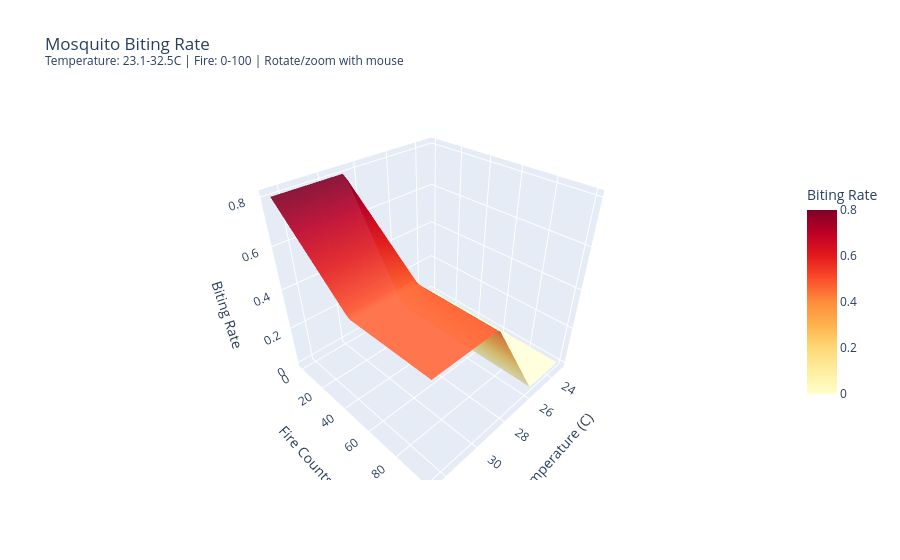

Notebook cell for this chart:
### Code cell
# ============================================================================
# PLOT 2: Biting Rate (Temperature x Fire)
# ============================================================================
Z2 = np.array([[a_with_fire(t, f, fire_smoke_effect) for t in temp_3d] for f in fire_3d])

fig2 = go.Figure()
fig2.add_trace(go.Surface(
    x=temp_3d, y=fire_3d, z=Z2,
    colorscale='YlOrRd',
    opacity=0.9,
    colorbar=dict(title='Biting Rate', len=0.6)
))

fig2.update_layout(
    title=f'Mosquito Biting Rate<br><sup>Temperature: {temp_3d.min():.1f}-{temp_3d.max():.1f}C | Fire: {fire_3d.min():.0f}-{fire_3d.max():.0f} | Rotate/zoom with mouse</sup>',
    scene=dict(
        xaxis_title='Temperature (C)',
        yaxis_title='Fire Counts',
        zaxis_title='Biting Rate'
    ),
    height=600
)

fig2.show()

### Figure 1 — Plotly figure (JSON) as saved in the notebook; plotly's stock layout.template omitted (floating-point values rounded to 4 significant figures; data arrays with more than 128 entries replaced by an {"elided": "..."} marker saying what was removed)
{"data": [{"colorbar": {"len": 0.6, "title": {"text": "Biting Rate"}}, "colorscale": [[0, "rgb(255,255,204)"], [0.125, "rgb(255,237,160)"], [0.25, "rgb(254,217,118)"], [0.375, "rgb(254,178,76)"], [0.5, "rgb(253,141,60)"], [0.625, "rgb(252,78,42)"], [0.75, "rgb(227,26,28)"], [0.875, "rgb(189,0,38)"], [1, "rgb(128,0,38)"]], "opacity": 0.9, "type": "surface", "x": [23.12, 23.31, 23.51, 23.7, 23.89, 24.08, 24.28, 24.47, 24.66, 24.85, 25.05, 25.24, 25.43, 25.62, 25.82, 26.01, 26.2, 26.39, 26.58, 26.78, 26.97, 27.16, 27.35, 27.55, 27.74, 27.93, 28.12, 28.32, 28.51, 28.7, 28.89, 29.08, 29.28, 29.47, 29.66, 29.85, 30.05, 30.24, 30.43, 30.62, 30.82, 31.01, 31.2, 31.39, 31.59, 31.78, 31.97, 32.16, 32.35, 32.55], "y": [0, 2.041, 4.082, 6.122, 8.163, 10.2, 12.24, 14.29, 16.33, 18.37, 20.41, 22.45, 24.49, 26.53, 28.57, 30.61, 32.65, 34.69, 36.73, 38.78, 40.82, 42.86, 44.9, 46.94, 48.98, 51.02, 53.06, 55.1, 57.14, 59.18, 61.22, 63.27, 65.31, 67.35, 69.39, 71.43, 73.47, 75.51, 77.55, 79.59, 81.63, 83.67, 85.71, 87.76, 89.8, 91.84, 93.88, 95.92, 97.96, 100], "z": {"elided": "50x50 float values"}}], "layout": {"autosize": true, "scene": {"aspectmode": "auto", "aspectratio": {"x": 1, "y": 1, "z": 1}, "xaxis": {"title": {"text": "Temperature (C)"}, "type": "linear"}, "yaxis": {"title": {"text": "Fire Counts"}, "type": "linear"}, "zaxis": {"title": {"text": "Biting Rate"}, "type": "linear"}}, "title": {"text": "Mosquito Biting Rate<br><sup>Temperature: 23.1-32.5C | Fire: 0-100 | Rotate/zoom with mouse</sup>"}}}
